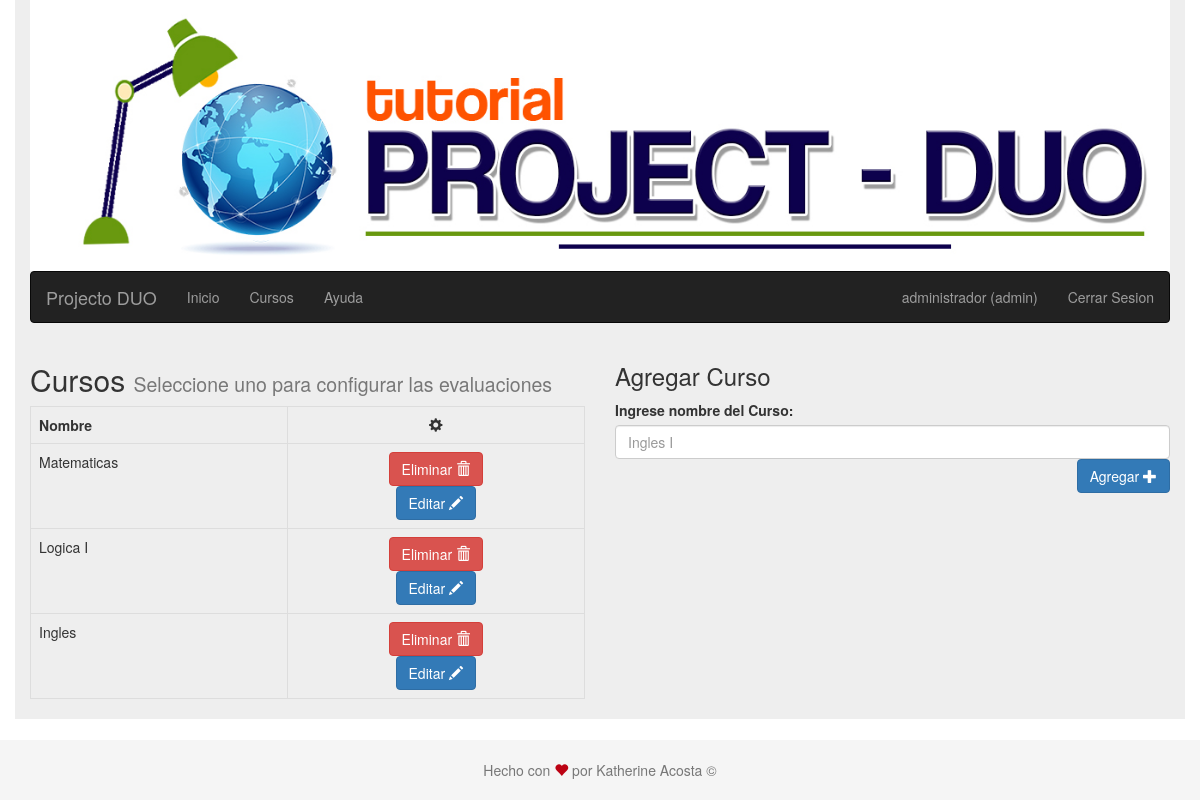
The app's page /cursos.php (signed in), older data.
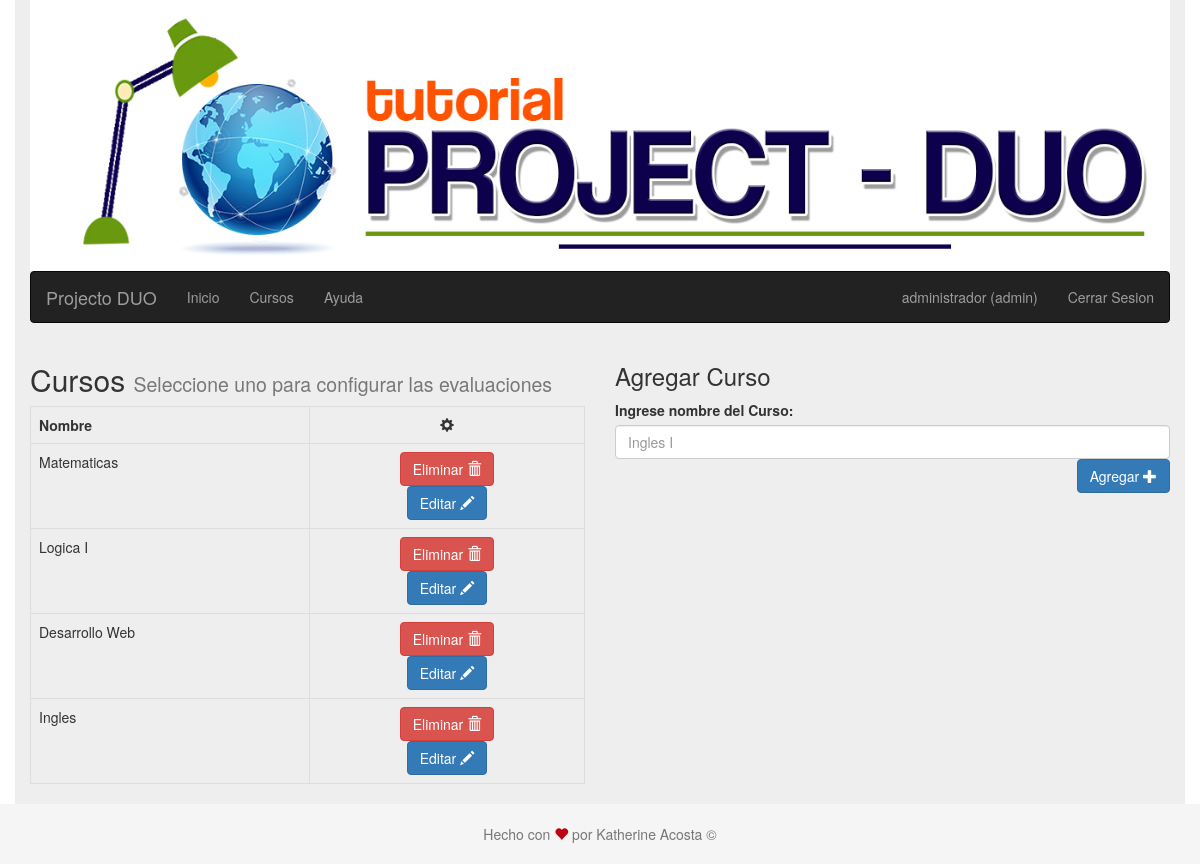
The same page, newer data.
### tables this page shows
CREATE TABLE IF NOT EXISTS `cursos` (
  `id` int(11) NOT NULL AUTO_INCREMENT,
  `nombre` varchar(45) DEFAULT NULL,
  PRIMARY KEY (`id`)
);

### cursos.php (the view, shortened to what this page needs)
<?php
$css = ['estilos/estilopie.css'];
require('encabezado.php');
require('barra_de_navegacion.php');
?>
<?php
require('conneccion.php');
if ($_SESSION['tipo_de_usuario'] === 'estudiante') {
    $query = <<<EOT
    select c.* from usuarios  u
        left join cursos_usuarios  cu
        on cu.usuarios_id = u.id
        left join cursos c
        on cu.cursos_id = c.id
        where u.id = {$_SESSION['user_id']}
EOT;
} else if ($_SESSION['tipo_de_usuario'] === 'admin') {
    $query = "SELECT * FROM cursos";
}
$resultado = $mysqli->query($query);
if ($resultado) {
    $cursos = $resultado;
} else {
    $mensaje = "no se pudieron obtener los cursos";
}
?>
<div class="row">
    <?php if ($_SESSION['tipo_de_usuario'] == 'estudiante') { ?>
        <div class="col-sm-12">
            <h2> Cursos
                <small>
                    Seleccione uno para ver los capitulos
                </small>
            </h2>
            <div class="list-group">
                <?php while ($curso = $cursos->fetch_array(MYSQLI_ASSOC)) { ?>
                    <a class="list-group-item <?= (isset($_GET['id']) && $curso['id'] === $_GET['id']) ? 'active' : '' ?>"
                       href="cursos.php?id=<?= $curso['id'] ?>&nombre=<?= $curso['nombre'] ?>">
                        <?= $curso["nombre"] ?>
                    </a>
                <?php } ?>
            </div>
        </div>
    <?php } else if ($_SESSION['tipo_de_usuario'] == 'admin') { ?>
        <div class="col-sm-12 col-md-6">
            <h2>Cursos
                <small>
                    Seleccione uno para configurar las evaluaciones
                </small>
            </h2>
            <table class="table table-bordered">
                <tr>
                    <th>Nombre</th>
                    <th class="text-center"><i class="glyphicon glyphicon-cog"></i></th>
                </tr>
                <?php while (isset($cursos) && $curso = $cursos->fetch_array(MYSQLI_ASSOC)) { ?>
                    <tr>
                        <td><?= $curso['nombre'] ?></td>
                        <td class="text-center">
                            <form action="cursos.php" method="POST">
                                <button class="btn btn-danger">Eliminar <i class="glyphicon glyphicon-trash"></i>
                                </button>
                            </form>
                            <form action="cursos.php" method="GET">
                                <button class="btn btn-primary">Editar <i class="glyphicon glyphicon-pencil"></i>
                                </button>
                            </form>
                        </td>
                    </tr>
                <?php } ?>
            </table>
        </div>
        <div class="col-sm-12 col-md-6">
            <h3>Agregar Curso </h3>
            <form action="cursos.php" method="POST">
                <div class="form-group">
                    <label for="curso" class="control-label">Ingrese nombre del Curso:</label>
                    <input id="curso" class="form-control" name="nombre" placeholder="Ingles I">
                    <button class=" pull-right btn btn-primary">Agregar <i
                                class="glyphicon glyphicon-plus"></i></button>
                </div>
            </form>
        </div>
    <?php } ?>
</div>
<?php require('pie.php') ?>

### encabezado.php (shortened to what this page needs)
<!DOCTYPE html>
<html lang="es">
<head>
    <link rel="stylesheet" href="https://maxcdn.bootstrapcdn.com/bootstrap/3.3.7/css/bootstrap.min.css"/>
    <link rel="stylesheet" href="https://maxcdn.bootstrapcdn.com/font-awesome/4.6.1/css/font-awesome.min.css">
    <link rel="stylesheet" href="estilos/estilogeneral.css"/>
    <?php foreach ($css as $estilo) { ?>
        <link rel="stylesheet" href="<?= $estilo ?>"/>
    <?php } ?>
</head>
<body>
<section class="container">
    <header class="masthead <?= isset($ocultarBanner)?'hidden':'' ?>">
       <a href="index.php"> <img class="banner" src="img/logo1.jpg" alt="banner"/></a>
    </header>

### barra_de_navegacion.php (shortened to what this page needs)
<div id="nav">
    <div class="navbar navbar-inverse">
        <div class="">
            <div class="navbar-header">
                <a href="#" class="navbar-brand">Projecto DUO</a>
            </div>
            <div class="navbar-collapse collapse">
                <ul class="nav navbar-nav">
                    <li><a href="index.php">Inicio</a></li>
                    <li><a href="cursos.php">Cursos</a></li>
                    <li><a href="ayuda.php">Ayuda</a></li>
                </ul>
                <ul class="nav navbar-nav navbar-right">
                    <?php if (isset($_SESSION['user_id'])) { ?>
                        <li><a href="#"><?= $_SESSION['usuario'] ?> (<?= $_SESSION['tipo_de_usuario'] ?>)</a></li>
                        <li><a href="logout.php">Cerrar Sesion</a></li>
                    <?php } else { ?>
                        <li><a href="registro.php">Registro</a></li>
                        <li><a href="login.php">Iniciar Sesion</a></li>
                    <?php } ?>
                </ul>
            </div>
        </div>
    </div>
</div>

### pie.php (shortened to what this page needs)
        </section>
        <footer class="footer text-center container">
            <div class="">
                <p class="text-muted">Hecho con <i class="glyphicon glyphicon-heart red"></i> por Katherine Acosta &copy; </p>
            </div>
        </footer>
	</body>
</html>

### estilos/estilogeneral.css (style rules this page uses)
.container { background-color: #eee; }
header { margin-bottom: 0; min-height: 50%; background-repeat: no-repeat; background-position: center; -webkit-background-size: cover; background-size: cover; }
header .banner { height: 70%; width: 100%; }

### estilos/estilopie.css (style rules this page uses)
html { position: relative; min-height: 100%; }
body { margin-bottom: 60px; }
.footer { position: absolute; bottom: 0; width: 100%; height: 60px; background-color: #f5f5f5; }
.container .text-muted { margin: 20px 0; }

### pie.php (style rules this page uses)
i.red { color:#BC0213; }

Row changes from the older to the newer data that the page shows:
added cursos: nombre "Desarrollo Web"
